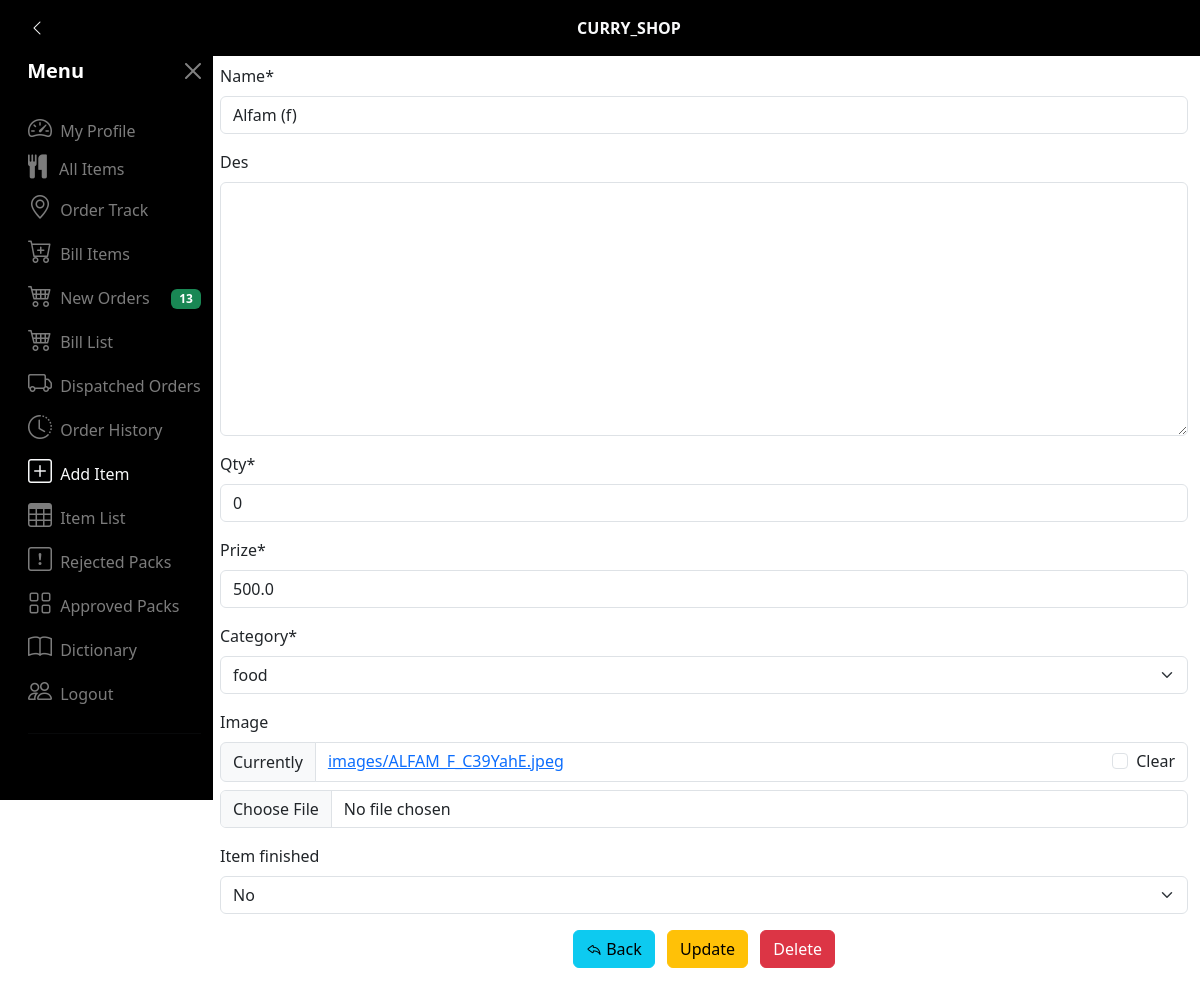
/item_details/2 (signed in), run on an earlier commit of the app's database.
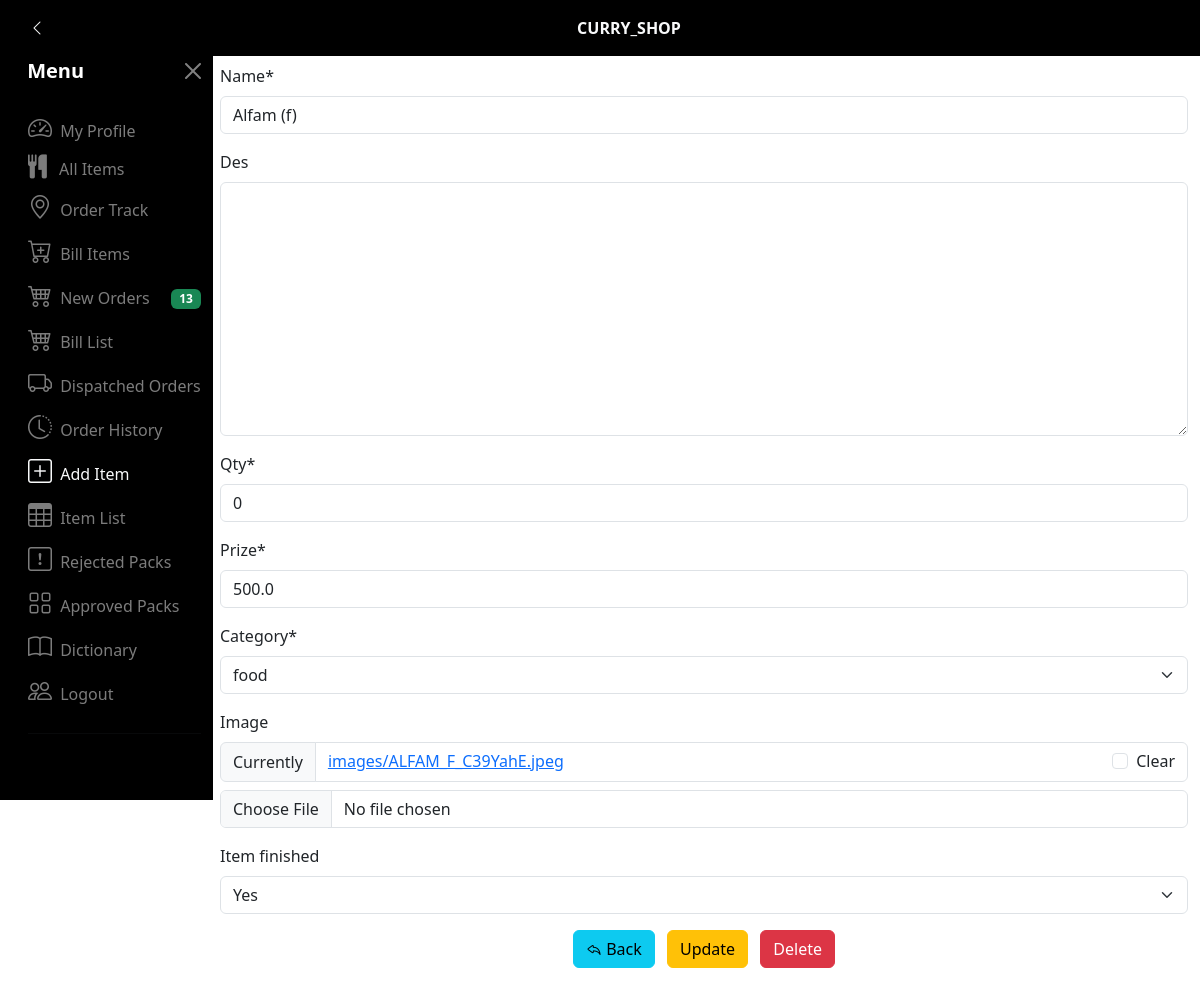
And on a later commit of the database.
### app_dictionary/models.py (models this page shows, shortened)
class ItemModel(models.Model):
    name = models.CharField(max_length=255)
    des = models.TextField(blank=True,null=True)
    qty = models.IntegerField(default=0)
    prize = models.FloatField(default=0.00)
    cat_choices = (
        ('curry','curry'),
        ('shakes','shakes'),
        ('food','food'),
        ('ice cream','ice cream'),
        ('drinks','drinks')
    )
    category = models.CharField(max_length=255,choices=cat_choices,default='food')
    created_at = models.DateTimeField(auto_now_add=True)
    image = models.ImageField(upload_to='images/',blank=True,null=True)
    item_finished = models.BooleanField(default=False,blank=True,null=True)

### app_dictionary/views.py (the view)
# urls.py: path('item_details/<int:pk>',views.item_details,name='item_details'),
@login_required
def item_details(request,pk):
    item = ItemModel.objects.get(id=pk) or None
    form = ItemForm(instance=item)
    new_bill_count = BillModel.objects.filter(accept_status='notaccepted').count()
    if request.method=="POST":
        form = ItemForm(request.POST,request.FILES,instance=item)
        if form.is_valid():
            form.save()
            return redirect('itemlist')
    return render(request,'curry_shop_item_details.html',{'item':item,
                                               'form':form,
                                               'new_bill_count':new_bill_count})

### app_dictionary/forms.py
class ItemForm(forms.ModelForm):
    class Meta:
        model = ItemModel
        fields = '__all__'

### app_dictionary/templates/curry_shop_item_details.html (shortened to what this page needs)
{% extends 'curry_shop_base2.html' %}
{% load crispy_forms_tags %}
{% block body_block %}
<div class="container">
    <form action="" method="POST" enctype="multipart/form-data">
        {{ form|crispy }}
        <div class="text-center">
            <a class="btn btn-info me-2" href="{% url 'itemlist' %}"> <i class="bi bi-reply"></i> Back</a>
            <button class="btn btn-warning me-2" name="update" onclick="return confirm('Do you want to save the changes?')" type="submit">Update</button>
            <a href="{% url 'delete_item' item.id %}" class="btn btn-danger" onclick="return confirm(`Do you want to to delete '{{item.name|upper}}'`)" name="delete">Delete</a>
        </div>
    </form>
</div>
{% endblock %}

What changed in the data, as far as the page shows it:
changed ItemModel "Alfam (f)": item_finished "No" → "Yes"
